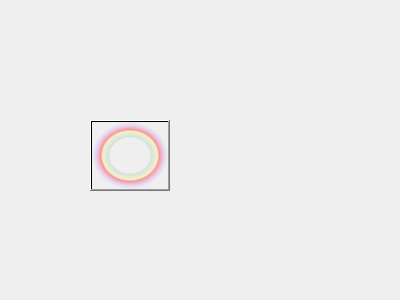
<?xml version="1.0" encoding="UTF-8"?>
<ui version="4.0">
 <class>RoundButton</class>
 <widget class="QWidget" name="RoundButton">
  <property name="geometry">
   <rect>
    <x>0</x>
    <y>0</y>
    <width>400</width>
    <height>300</height>
   </rect>
  </property>
  <property name="windowTitle">
   <string>RoundButton</string>
  </property>
  <widget class="QPushButton" name="pushButton">
   <property name="geometry">
    <rect>
     <x>90</x>
     <y>120</y>
     <width>80</width>
     <height>71</height>
    </rect>
   </property>
   <property name="styleSheet">
    <string notr="true">background-color: qradialgradient(spread:pad, cx:0.5, cy:0.5, radius:0.5, fx:0.5, fy:0.5, stop:0 rgba(0, 0, 0, 0), stop:0.52 rgba(0, 0, 0, 0), stop:0.565 rgba(82, 121, 76, 33), stop:0.65 rgba(159, 235, 148, 64), stop:0.721925 rgba(255, 238, 150, 129), stop:0.77 rgba(255, 128, 128, 204), stop:0.89 rgba(191, 128, 255, 64), stop:1 rgba(0, 0, 0, 0));</string>
   </property>
   <property name="text">
    <string/>
   </property>
  </widget>
 </widget>
 <layoutdefault spacing="6" margin="11"/>
 <resources/>
 <connections/>
</ui>
